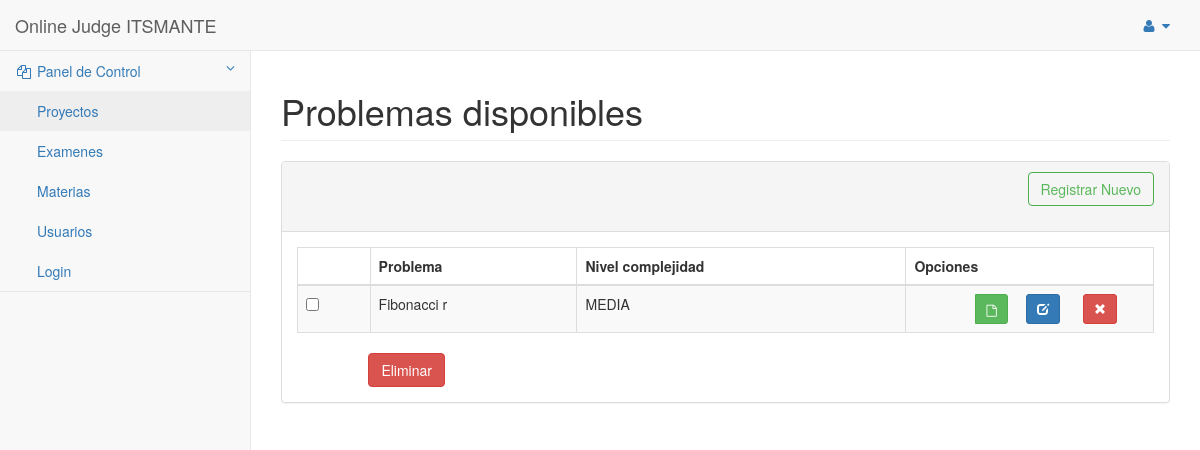
Page /pages/problemas/listar_proyecto.php on the earlier database version.
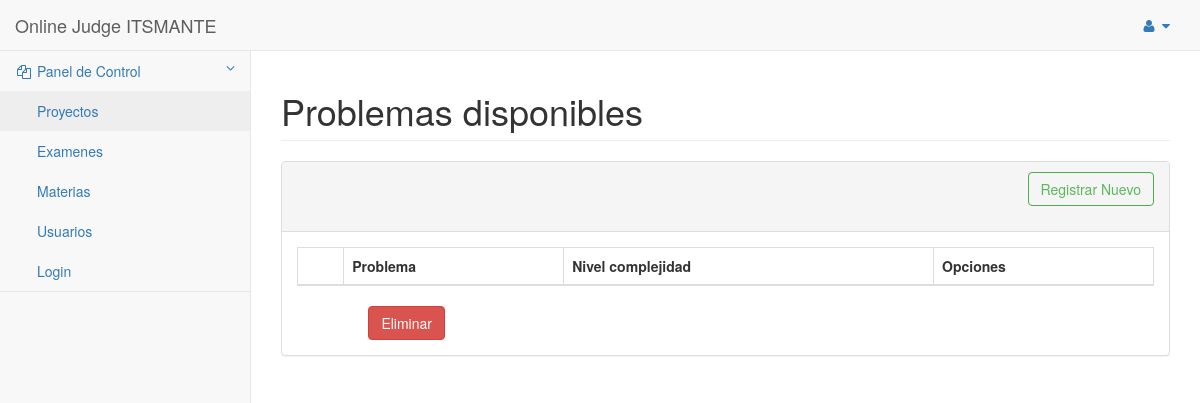
Same page on the later database version.
### tables this page shows
CREATE TABLE `proyecto` (
  `idproyecto` int(11) NOT NULL AUTO_INCREMENT,
  `rutaProyecto` varchar(255) NOT NULL,
  `complejidad` varchar(45) NOT NULL,
  `estado` varchar(45) NOT NULL,
  `idDocente` int(11) NOT NULL,
  `nombreProyecto` varchar(200) NOT NULL,
  PRIMARY KEY (`idproyecto`),
  KEY `idDocente_fk_idx` (`idDocente`),
  CONSTRAINT `maestro` FOREIGN KEY (`idDocente`) REFERENCES `docente` (`idUsuario`) ON DELETE NO ACTION ON UPDATE NO ACTION
);

### modelo/dbconnection.php (called while the page is built, shortened)
<?php
class DbConnection {
    private static $instance = null;
    private $mysqlInstance = null;
    public function __construct() {
        @$this->mysqlInstance = new mysqli(DB_HOST, DB_USER, DB_PASS, DB_NAME, DB_PORT);
    }
    public static function getInstance() {
        if (is_null(self::$instance) || !(self::$instance instanceof DbConnection)) {
            self::$instance = new DbConnection();
        }
        return self::$instance;
    }
    public function executeQuery($sql, $params = NULL) {
        $stmt = $this->mysqlInstance->query($sql);
        return $stmt;
    }
    public function executeSelectQuery($sql) {
        $dbResult = $this->executeQuery($sql);
        $result = [];
        if ($dbResult) {
            while ($fila = $dbResult->fetch_assoc()) {
                array_push($result, $fila);
            }
        } else {
            die("Error: " . $this->mysqlInstance->error . $this->mysqlInstance->errno);
        }
        return $result;
    }
}

### modelo/proyecto.php (called while the page is built, shortened)
<?php
include_once 'dbconnection.php';
class GestionProyecto {
    public function listarProyectos() {
        try {
            $con = DbConnection::getInstance();
            $query = 'SELECT idproyecto,rutaProyecto,complejidad,nombreProyecto '
                    . 'FROM proyecto WHERE estado=\'ACTIVO\';';
            $resultado = $con->executeSelectQuery($query, '');
            return $resultado;
        } catch (RuntimeException $ex) {
            header('Location:pages/error.html');
        }
    }
}
?>

### pages/problemas/listar_proyecto.php (the view, shortened to what this page needs)
<?php
include '../../modelo/proyecto.php';
?>
<!DOCTYPE html>
<html>
    <head>
        <link href="../../static/css/bootstrap.min.css" rel="stylesheet">
        <link href="../../static/metisMenu/dist/metisMenu.min.css" rel="stylesheet">
        <link href="../../static/DATA_TABLES/datatables-plugins/integration/bootstrap/3/dataTables.bootstrap.css" rel="stylesheet">
        <link href="../../static/DATA_TABLES/datatables-responsive/css/dataTables.responsive.css" rel="stylesheet">
        <link href="../../static/css/sb-admin-2.css" rel="stylesheet">
        <link href="../../static/css/font-awesome.min.css" rel="stylesheet" type="text/css">
    </head>
    <body>
        <div id="wrapper">
            <nav class="navbar navbar-default navbar-static-top" role="navigation" style="margin-bottom: 0">
                <div class="navbar-header">
                    <a class="navbar-brand" href="../index.html">Online Judge ITSMANTE</a>
                </div>
                <ul class="nav navbar-top-links navbar-right">
                    <li class="dropdown">
                        <a class="dropdown-toggle" data-toggle="dropdown" href="#">
                            <i class="fa fa-user fa-fw"></i>  <i class="fa fa-caret-down"></i>
                        </a>
                    </li>
                </ul>
                <div class="navbar-default sidebar" role="navigation">
                    <div class="sidebar-nav navbar-collapse">
                        <ul class="nav" id="side-menu">
                            <li class="active">
                                <a href="#"><i class="fa fa-files-o fa-fw"></i> Panel de Control<span class="fa arrow"></span></a>
                                <ul class="nav nav-second-level">
                                    <li>
                                        <a href="../problemas/listar_proyecto.php">Proyectos</a>
                                    </li>
                                    <li>
                                        <a href="../examenes/gestionarExamenes.html">Examenes</a>
                                    </li>
                                    <li>
                                        <a href="../materias/listarMateria_merce.html">Materias</a>
                                    </li>
                                    <li>
                                        <a href="../usuarios/GestionarUsuario-joosuse.html">Usuarios</a>
                                    </li>
                                    <li>
                                        <a href="../usuarios/login.html">Login</a>
                                    </li>
                                </ul>
                            </li>
                        </ul>
                    </div>
                </div>
            </nav>
            <div id="page-wrapper">
                <div class="row">
                    <div class="col-lg-12">
                        <h1 class="page-header">Problemas disponibles</h1>
                    </div>
                </div>
                <div class="row">
                    <div class="col-lg-12">
                        <div class="panel panel-default">
                            <div class="panel-heading">
                                <div class="form-group text-right">
                                    <button class="btn  btn-outline btn-success" id="delete"
                                            onclick="window.open('gp_nuevo_proyecto.php', '_self', 'false')">Registrar Nuevo</button>
                                </div>
                            </div>
                            <div class="panel-body">
                                <div class="dataTable_wrapper">
                                    <form name="eliminar" id='eliminar_proyectos' action="<?php echo $_SERVER['PHP_SELF']; ?>" method="POST">
                                        <table class="table table-striped table-bordered table-hover" id="dataTables-example">
                                            <thead>
                                                <tr>
                                                    <th></th>
                                                    <th>Problema</th>
                                                    <th>Nivel complejidad</th>
                                                    <th>Opciones</th>
                                                </tr>
                                            </thead>
                                            <tbody>
                                                <?php
                                                try {
                                                    $listarProyectos = new GestionProyecto();
                                                    $proyectos = $listarProyectos->listarProyectos();
                                                    foreach ($proyectos as $value) {
                                                        if (isset($value['idproyecto'])) {
                                                            ?>
                                                            <tr class="odd gradeX">
                                                                <td class="text-center">
                                                                    <input type="checkbox" class="checkbox "
                                                                           value="<?php echo $value['idproyecto']; ?>" name="eliminar[]"/></td>
                                                                <td><?php echo $value['nombreProyecto']; ?></td>
                                                                <td><?php echo $value['complejidad']; ?></td>
                                                                <td class="">
                                                                    <div class="row">
                                                                        <div class="toolbar text-center "  role="toolbar" >
                                                                            <div class="row col-md-offset-2 col-md-4">
                                                                                <form role="form" class="form-inline"  method="POST" action="Gestionar_Proyectos_vizualizar.php">
                                                                                    <div class="btn-group" role="group" >
                                                                                        <button type="submit"  class="btn btn-sm btn-success col-md-offset-2"
                                                                                                name="visualizar" value="<?php echo $value['rutaProyecto']; ?>"
                                                                                                onclick="window.open('Gestionar_Proyectos_vizualizar.php', '_self', 'false')">
                                                                                            <i class="glyphicon fa fa-file-o"></i>
                                                                                        </button>
                                                                                    </div>
                                                                                </form>
                                                                            </div>
                                                                            <div class="row col-md-4 ">
                                                                                <form role="form" class="form-inline"  method="POST" action="gp_modificar_proyecto.php">
                                                                                    <div class="btn-group" role="group" >
                                                                                        <button type="submit" class="btn btn-sm btn-primary col-md-offset-2" name="editar"
                                                                                                value="<?php echo $value['idproyecto']; ?>"
                                                                                                onclick="window.open('gp_modificar_proyecto.php', '_self', 'false')">
                                                                                            <i class="glyphicon glyphicon-edit"></i>
                                                                                        </button>
                                                                                    </div>
                                                                                </form>
                                                                            </div>
                                                                            <div class="row col-md-4 form-inline">
                                                                                <button  type="button" class="btn btn-sm btn-danger"  value="<?php echo ' ' . $value['idproyecto']; ?>"
                                                                                         id="btn_delete_<?php echo $value['idproyecto']; ?>" name="elimiar_pro"
                                                                                         onclick="$('#idTo').val($('#btn_delete_<?php echo $value['idproyecto']; ?>').attr('value'));
                                                                                                 $('#myModal').modal('show');">
                                                                                    <i class="glyphicon glyphicon-remove"></i>
                                                                                </button>
                                                                            </div>
                                                                        </div>
                                                                    </div>
                                                                    </div>
                                                            <?php
                                                        } else {
                                                            echo 'fail retraiving data';
                                                        }
                                                    }
                                                } catch (RuntimeException $e) {
                                                    echo '<div class="col-lg-4">
                                                        <div class="panel panel-danger">
                                                            <div class="panel-heading">
                                                                Error al conectar a la base de datos
                                                            </div>
                                                            <div class="panel-body">
                                                                <p>Lorem ipsum dolor sit amet, consectetur adipiscing elit. Vestibulum tincidunt est vitae ultrices accumsan. Aliquam ornare lacus adipiscing, posuere lectus et, fringilla augue.</p>
                                                            </div>
                                                            <div class="panel-footer">
                                                                Panel Footer
                                                            </div>
                                                        </div>
                                                    </div>';
                                                }
                                                ?>
                                            </tbody>
                                        </table>
                                    </form>
                                    <div class="row text-left col-md-offset-1">
                                        <button class="btn btn-pinterest btn-danger"
                                                type="submit" name='eliminar-multi'>Eliminar</button>
                                    </div>
                                </div>
                            </div>
                        </div>
                    </div>
                </div>
            </div>
        </div>
    </body>
</html>

### static/css/sb-admin-2.css (style rules this page uses)
body { background-color: #f8f8f8; }
#wrapper { width: 100%; }
#page-wrapper { padding: 0 15px; min-height: 568px; background-color: #fff; }
@media (min-width:768px) { #page-wrapper { position: inherit; margin: 0 0 0 250px; padding: 0 30px; border-left: 1px solid #e7e7e7; } }
.navbar-top-links { margin-right: 0; }
.navbar-top-links li { display: inline-block; }
.navbar-top-links li:last-child { margin-right: 15px; }
.navbar-top-links li a { padding: 15px; min-height: 50px; }
.sidebar .sidebar-nav.navbar-collapse { padding-right: 0; padding-left: 0; }
.sidebar ul li { border-bottom: 1px solid #e7e7e7; }
.sidebar ul li a.active { background-color: #eee; }
.sidebar .arrow { float: right; }
.sidebar .fa.arrow:before { content: "\f104"; }
.sidebar .active>a>.fa.arrow:before { content: "\f107"; }
.sidebar .nav-second-level li, .sidebar .nav-third-level li { border-bottom: 0!important; }
.sidebar .nav-second-level li a { padding-left: 37px; }
@media (min-width:768px) { .sidebar { z-index: 1; position: absolute; width: 250px; margin-top: 51px; } }
.btn-outline { color: inherit; background-color: transparent; transition: all .5s; }
.btn-success.btn-outline { color: #5cb85c; }

Differences in the rows shown:
removed proyecto: nombreProyecto "Fibonacci r", complejidad "MEDIA", $value['idproyecto'] 57 (drawn)
